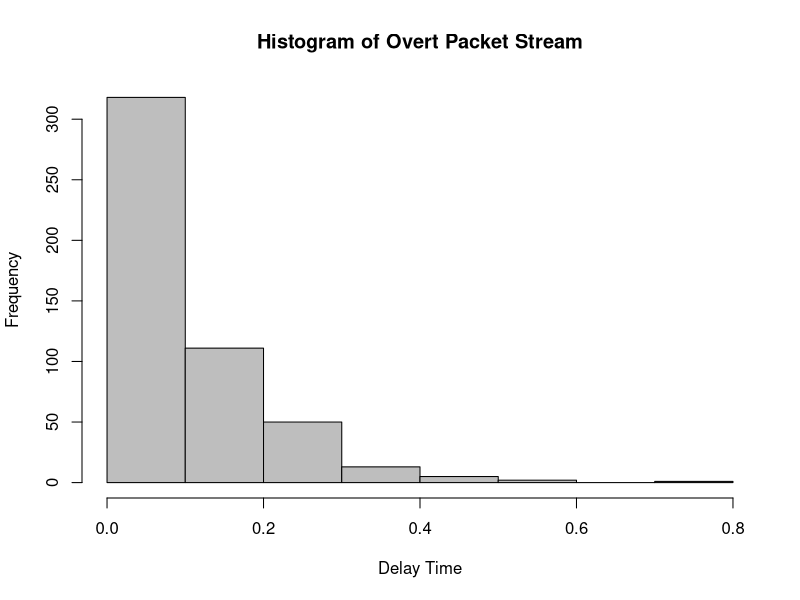
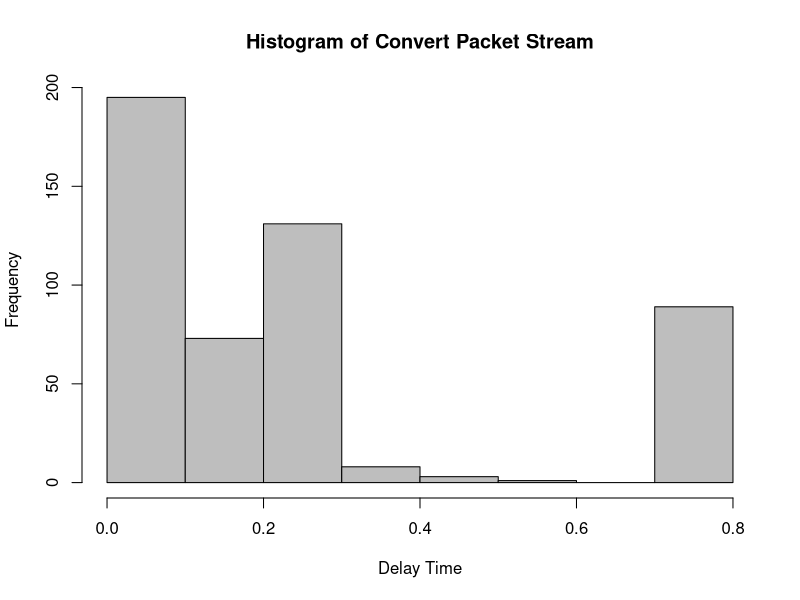
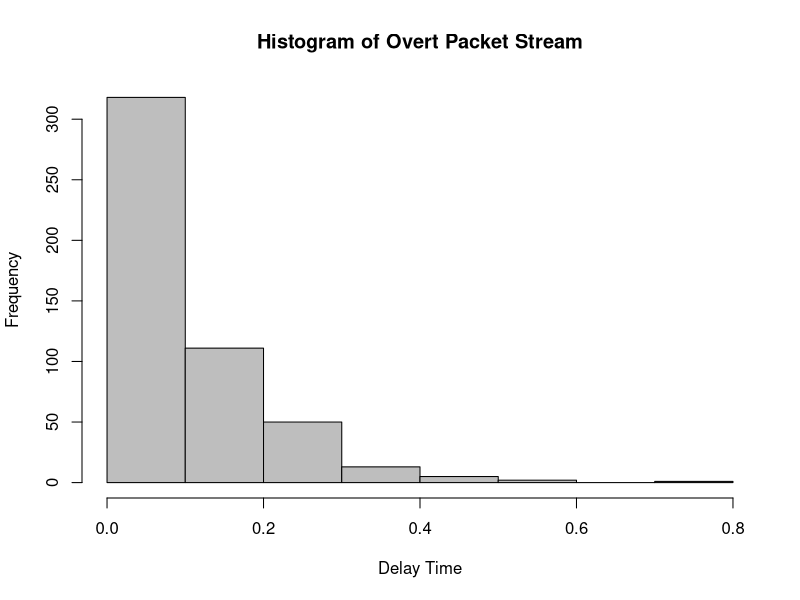
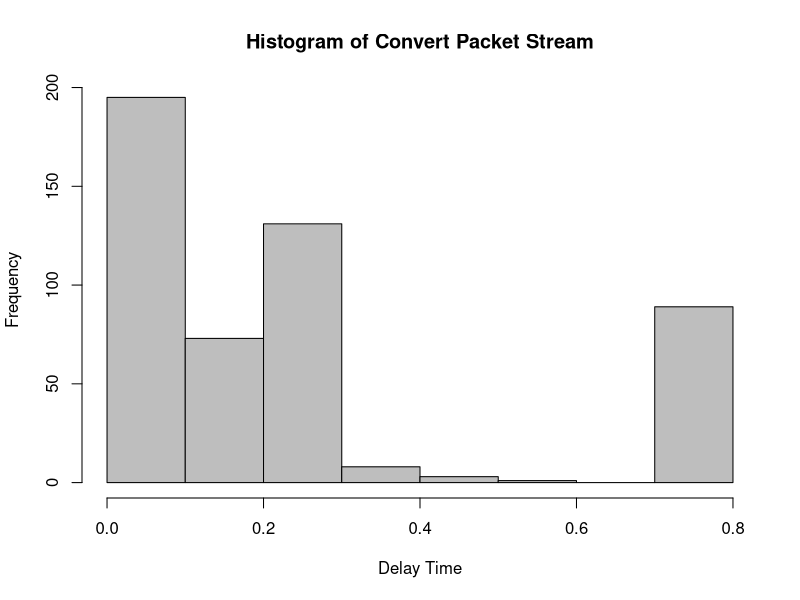
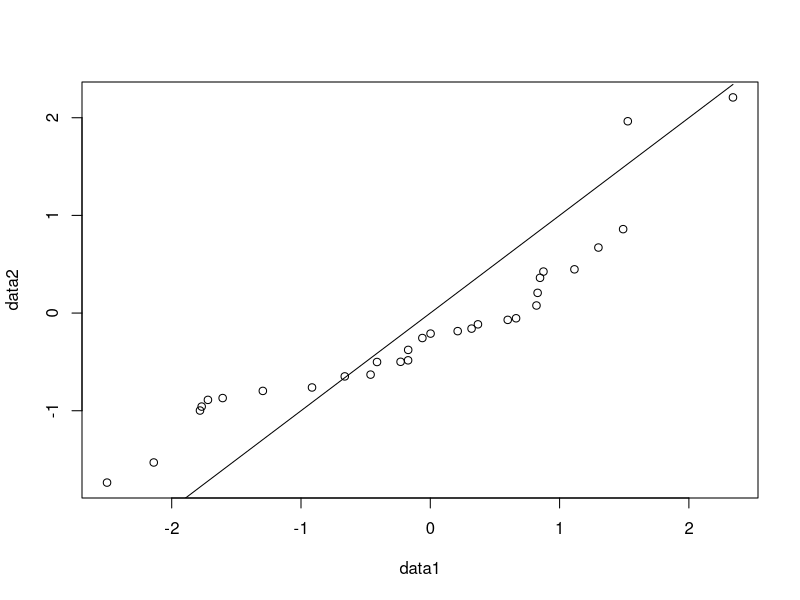
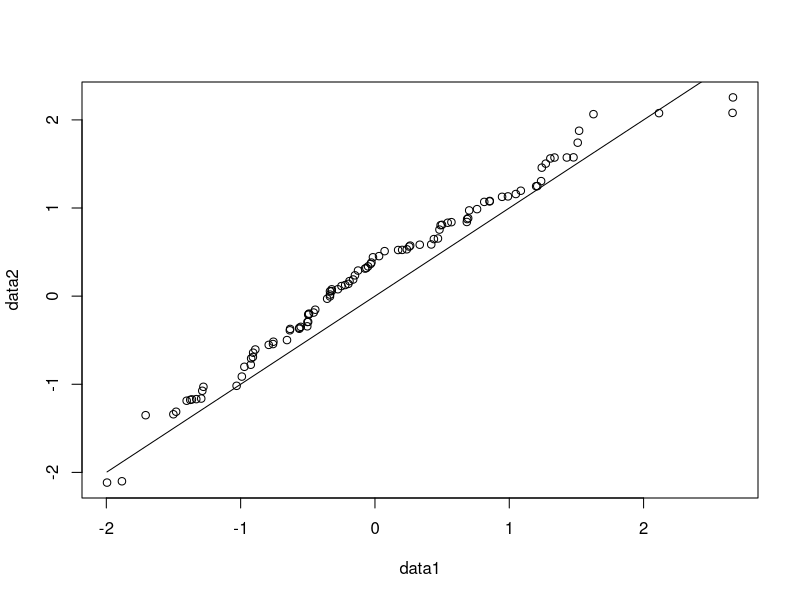
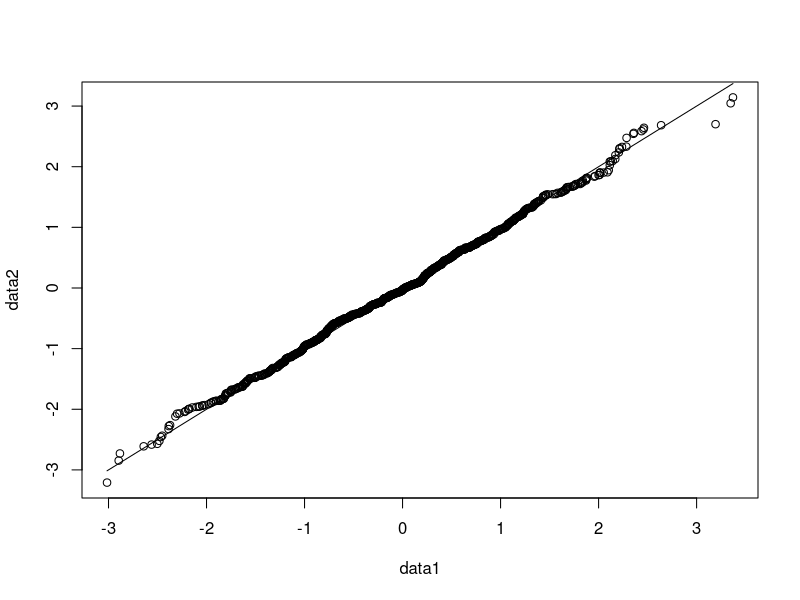
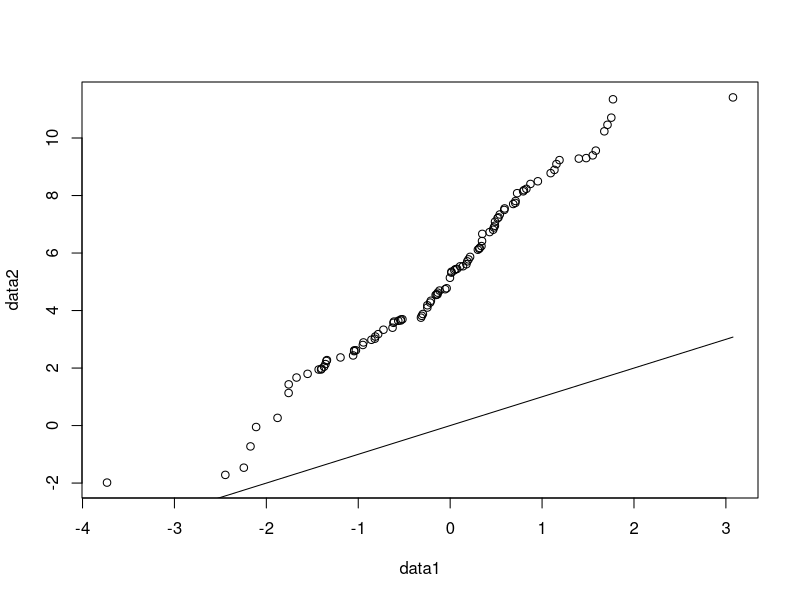

Source code (R) for these figures, in order: (Note: this script raises an error after producing the figures.)
## ---- chunk 1
knitr::opts_chunk$set(echo = TRUE)
## ---- chunk 2
Traffic_data_orig <- read.csv("Traffic_data_orig.csv", header=TRUE)
message <- "this is a secret message"
raw <- charToRaw(message)
time = Traffic_data_orig$Time
num = as.integer(rawToBits(raw))

delays = numeric(length(time) - 1)
for (i in (1:(length(time) - 1))) {
  delays[i] = time[i+1] - time[i]
}

index = 1
bitlen = length(raw)*8
encrpt <- numeric(length(raw)*8)
for (i in (0:(length(raw)-1))) {
  for (j in 1:8) {
    if (num[i*8+j] == 0) {
      encrpt[index] = 0.25
    }
    else {
      encrpt[index] = 0.75
    }
    index = index+1
    j = j-1
  }
}

delays2 = delays
for (i in (1:bitlen)) {
  delays2[i] = encrpt[i]
}
## ---- chunk 3
hist(delays, col='grey', xlab = 'Delay Time',
     main = 'Histogram of Overt Packet Stream')
hist(delays2, col='grey', xlab = 'Delay Time',
     main = 'Histogram of Convert Packet Stream')
## ---- chunk 4
Traffic_data_orig <- read.csv("Traffic_data_orig.csv", header=TRUE)
message <- "this is a secret message"
raw <- charToRaw(message)
time = Traffic_data_orig$Time
num = as.integer(rawToBits(raw))
delays = numeric(length(time) - 1)
for (i in (1:(length(time) - 1))) {
  delays[i] = time[i+1] - time[i]
}
m = median(delays)
max = max(delays)
min = min(delays)

index = 1
bitlen = length(raw)*8
encrpt <- numeric(length(raw)*8)
for (i in (0:(length(raw)-1))) {
  for (j in 1:8) {
    if (num[i * 8 + j] == 0) {
      encrpt[index] = runif(1, min, m)
    }
    else {
      encrpt[index] = runif(1, m, max)
    }
    index = index + 1
    j = j - 1
  }
}

delays3 = delays
for (i in (1:bitlen)) {
  delays3[i] = encrpt[i]
}
## ---- chunk 5
hist(delays, col='grey', xlab = 'Delay Time',
     main = 'Histogram of Overt Packet Stream')
hist(delays2, col='grey', xlab = 'Delay Time',
     main = 'Histogram of Convert Packet Stream')
## ---- chunk 6
data1 <- rnorm(30)
data2 <- rnorm(30)
qqplot(data1, data2)
lines(data1, data1, type = 'l')
## ---- chunk 7
data1 <- rnorm(100)
data2 <- rnorm(100)
qqplot(data1, data2)
lines(data1, data1, type = 'l')
data1 <- rnorm(1000)
data2 <- rnorm(1000)
qqplot(data1, data2)
lines(data1, data1, type = 'l')
## ---- chunk 8
data1 <- rnorm(100)
data2 <- rnorm(100, mean = 5, sd = 3)
qqplot(data1, data2)
lines(data1, data1, type = 'l')
## ---- chunk 9
data1 <- rexp(100)
data2 <- rexp(100)
qqplot(data1, data2)
lines(data1, data1, type = 'l')
data1 <- rexp(1000)
data2 <- rexp(1000)
qqplot(data1, data2)
lines(data1, data1, type = 'l')
## ---- chunk 10
data1 <- rnorm(100)
data2 <- rexp(100)
qqplot(data1, data2)
lines(data1, data1, type = 'l')
data1 <- rnorm(500)
data2 <- rexp(500)
qqplot(data1, data2)
lines(data1, data1, type = 'l')
## ---- chunk 11
qqplot(delays, delays2)
lines(delays, delays, type = 'l')
## ---- chunk 12
qqplot(delays, delays3)
lines(delays, delays, type = 'l')
## ---- chunk 13
Traffic_data_orig <- read.csv("Traffic_data_orig.csv", header=TRUE)
message <- "this is a secret message"
raw <- charToRaw(message)
time = Traffic_data_orig$Time
num = as.integer(rawToBits(raw))
delays = numeric(length(time) - 1)
for (i in (1:(length(time) - 1))) {
  delays[i] = time[i+1] - time[i]
}
m = median(delays)
max = max(delays)
min = min(delays)

index = 1
bitlen = length(raw)*8
encrpt <- numeric(length(raw)*8)
for (i in (0:(length(raw)-1))) {
  for (j in 1:8) {
    if (num[i * 8 + j] == 0) {
      encrpt[index] = sample(delays[which(delays >= min && delays <= m)])[1]
    }
    else {
      encrpt[index] = sample(delays[which(delays >= m && delays <= max)])[1]
    }
    index = index + 1
    j = j - 1
  }
}

delays4 = delays
for (i in (1:bitlen)) {
  delays4[i] = encrpt[i]
}
qqplot(delays, delays4)
lines(delays, delays, type = 'l')
## ---- chunk 14
generateMessage <- function (len) {
  message <- numeric(len)
  for (i in (1:len)){
    message[i] = sample(c(0,1), 1)
  }
  return(message)
}

generateTime <- function(ipd, len) {
  time <- numeric(len)
  time[1] = 0
  for (i in (2:len)){
    time[i] = time[i-1] + ipd[i-1]
  }
  return(time)
}

generateProb <- function (mlen, bufferNum) {
  bufferSize = 20
  currbuffer = bufferNum
  message <- generateMessage(mlen) # Generate the random bit pattern
  ipdSource <- rexp(50)
  ipdSend <- rexp(50)
  ipdEncrypt <- ipdSend
  ipdTime <- generateTime(ipdSource, 51)
  currTime = ipdTime[bufferNum]
  min = min(ipdSend)
  max = max(ipdSend)
  med = median(ipdSend)
  underflow = 0
  overflow = 0

  index = bufferNum + 1
 
    for (i in (1:mlen)) {
      # Generate a delay
      if (message[i] == 0) {
        delay = runif(1, min, med)
        ipdEncrypt[i] = delay
      } else {
        delay = runif(1, med, max)
        ipdEncrypt[i] = delay
      }
      currTime = currTime + delay # update time
      # Update the state of the buffer depending on the number of arrivals during that time.
      if (currTime <= ipdTime[index]) {
        currbuffer = currbuffer - 1
        if (currbuffer < 1){
          underflow = 1
          break
        }
      } else {
        currbuffer = currbuffer + 1
        if (currbuffer > bufferSize){
          overflow = 1
          break
        }
      }
      index = index + 1
    }
  return(c(underflow,overflow))
}

simulate <- function (m, i) {
  for (t in (1:1000)) {
    underflow = 0
    overflow = 0
    count = 0
    output <- generateProb(m, i)
    underflow = underflow + output[1]
    overflow = overflow + output[2]
    count = count + 1
    probsU[t] = underflow/count
    probsO[t] = overflow/count
  }
  return(c(mean(probsU), mean(probsO)))
}

simulate(16,2)
simulate(16,6)
simulate(16,10)
simulate(16,14)
simulate(16,18)
simulate(32,2)
simulate(32,6)
simulate(32,10)
simulate(32,14)
simulate(32,18)

## ---- chunk 15
generateMessage <- function (len) {
  message <- numeric(len)
  for (i in (1:len)){
    message[i] = sample(c(0,1), 1)
  }
  return(message)
}

generateTime <- function(ipd, len) {
  time <- numeric(len)
  time[1] = 0
  for (i in (2:len)){
    time[i] = time[i-1] + ipd[i-1]
  }
  return(time)
}

generateProb <- function (mlen, bufferNum) {
  bufferSize = 20
  currbuffer = bufferNum
  message <- generateMessage(mlen) # Generate the random bit pattern
  ipdSource <- runif(50, 0, 1)
  ipdSend <- runif(50, 0, 1)
  ipdEncrypt <- ipdSend
  ipdTime <- generateTime(ipdSource, 51)
  currTime = ipdTime[bufferNum]
  min = min(ipdSend)
  max = max(ipdSend)
  med = median(ipdSend)
  underflow = 0
  overflow = 0

  index = bufferNum + 1
 
    for (i in (1:mlen)) {
      # Generate a delay
      if (message[i] == 0) {
        delay = runif(1, min, med)
        ipdEncrypt[i] = delay
      } else {
        delay = runif(1, med, max)
        ipdEncrypt[i] = delay
      }
      currTime = currTime + delay # update time
      # Update the state of the buffer depending on the number of arrivals during that time.
      if (currTime <= ipdTime[index]) {
        currbuffer = currbuffer - 1
        if (currbuffer < 1){
          underflow = 1
          break
        }
      } else {
        currbuffer = currbuffer + 1
        if (currbuffer > bufferSize){
          overflow = 1
          break
        }
      }
      index = index + 1
    }
  return(c(underflow,overflow))
}

simulate <- function (m, i) {
  for (t in (1:1000)) {
    underflow = 0
    overflow = 0
    count = 0
    output <- generateProb(m, i)
    underflow = underflow + output[1]
    overflow = overflow + output[2]
    count = count + 1
    probsU[t] = underflow/count
    probsO[t] = overflow/count
  }
  return(c(mean(probsU), mean(probsO)))
}

simulate(16,2)
simulate(16,6)
simulate(16,10)
simulate(16,14)
simulate(16,18)
simulate(32,2)
simulate(32,6)
simulate(32,10)
simulate(32,14)
simulate(32,18)
## ---- chunk 16
nums <- c(2,6,10,14,18)
p = dexp(1)
q = 1 - p

i = nums[1]
P1 = (1 - (q/p)^i) / (1 - (q/p)^20)

i = nums[1]
Q1 = (1 - (p/q)^(20-i)) / (1 - (p/q)^20)

i = nums[2]
P2 = (1 - (q/p)^i) / (1 - (q/p)^20)

i = nums[2]
Q2 = (1 - (p/q)^(20-i)) / (1 - (p/q)^20)

i = nums[3]
P3 = (1 - (q/p)^i) / (1 - (q/p)^20)

i = nums[3]
Q3 = (1 - (p/q)^(20-i)) / (1 - (p/q)^20)

i = nums[4]
P4 = (1 - (q/p)^i) / (1 - (q/p)^20)

i = nums[4]
Q4 = (1 - (p/q)^(20-i)) / (1 - (p/q)^20)

i = nums[5]
P5 = (1 - (q/p)^i) / (1 - (q/p)^20)

i = nums[5]
Q5 = (1 - (p/q)^(20-i)) / (1 - (p/q)^20)


c(Q1, P1)
c(Q2, P2)
c(Q3, P3)
c(Q4, P4)
c(Q5, P5)
